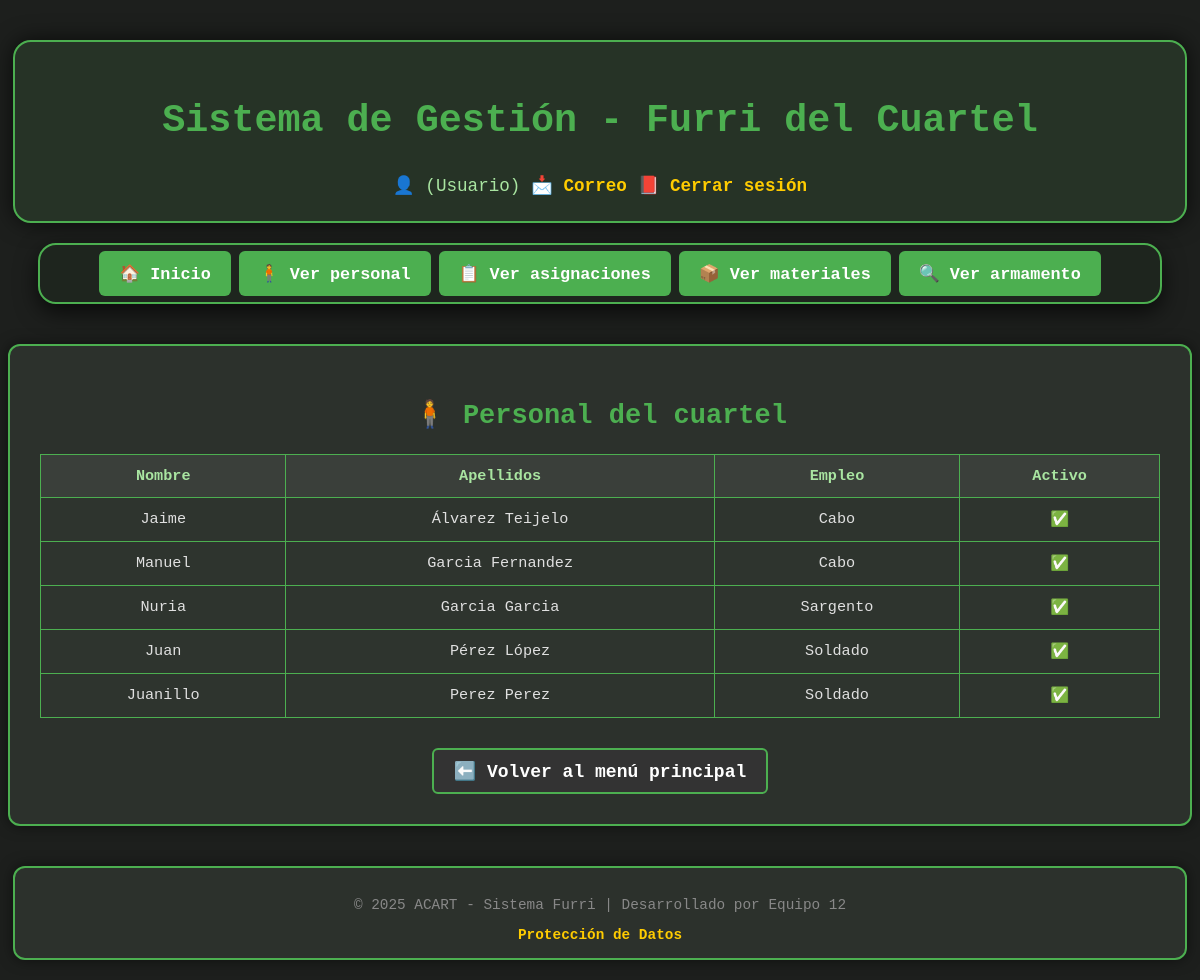
Screenshot of /ver_personal.php (signed in) with the database file from the repository.
### tables this page shows
CREATE TABLE `PERSONAS` (
  `id_personal` int(11) NOT NULL,
  `nombre` varchar(50) NOT NULL,
  `apellidos` varchar(150) NOT NULL,
  `dni` varchar(15) NOT NULL,
  `empleo_id` int(11) DEFAULT NULL,
  `activo` tinyint(1) DEFAULT 1
);

CREATE TABLE `EMPLEOS` (
  `id_empleo` int(11) NOT NULL,
  `nombre_empleo` varchar(50) NOT NULL
);

### Web/ver_personal.php (the view, shortened to what this page needs)
<?php
include 'header.php';
include 'conexion.php';
$puede_editar_personal = in_array($_SESSION['rol'], ['admin', 'oficina']);
$puede_ver_dni = in_array($_SESSION['rol'], ['admin', 'oficina']);
$pagina = isset($_GET['pagina']) ? max(1, intval($_GET['pagina'])) : 1;
$por_pagina = 10;
$offset = ($pagina - 1) * $por_pagina;
$personas = $conexion->query("SELECT p.*, e.nombre_empleo FROM PERSONAS p LEFT JOIN EMPLEOS e ON p.empleo_id = e.id_empleo ORDER BY apellidos, nombre LIMIT $por_pagina OFFSET $offset")->fetch_all(MYSQLI_ASSOC);
$empleos = $conexion->query("SELECT id_empleo, nombre_empleo FROM EMPLEOS")->fetch_all(MYSQLI_ASSOC);
?>
<!DOCTYPE html>
<html lang="es">
<head>
    <link rel="stylesheet" href="estilo.css">
</head>
<body>
<?php include 'nav.php'; ?>
<main class="contenedor">
    <h2>🧍 Personal del cuartel</h2>
    <table>
        <tr>
            <th>Nombre</th><th>Apellidos</th><?= $puede_ver_dni ? '<th>DNI</th>' : '' ?><th>Empleo</th><th>Activo</th><?= $puede_editar_personal ? '<th>Acción</th>' : '' ?>
        </tr>
        <?php foreach ($personas as $p): ?>
        <tr>
        <?php if ($puede_editar_personal): ?>
            <form method="POST">
                <input type="hidden" name="id_personal" value="<?= $p['id_personal'] ?>">
                <td><?= htmlspecialchars($p['nombre']) ?></td>
                <td><?= htmlspecialchars($p['apellidos']) ?></td>
                <?php if ($puede_ver_dni): ?><td><?= htmlspecialchars($p['dni']) ?></td><?php endif; ?>
                <td>
                    <select name="empleo_id">
                        <?php foreach ($empleos as $e): ?>
                            <option value="<?= $e['id_empleo'] ?>" <?= $e['id_empleo'] == $p['empleo_id'] ? 'selected' : '' ?>><?= $e['nombre_empleo'] ?></option>
                        <?php endforeach; ?>
                    </select>
                </td>
                <td>
                    <select name="activo">
                        <option value="1" <?= $p['activo'] ? 'selected' : '' ?>>✅</option>
                        <option value="0" <?= !$p['activo'] ? 'selected' : '' ?>>—</option>
                    </select>
                </td>
                <td>
                    <button type="submit" class="boton-accion">💾</button>
                    <button type="button" class="boton-accion boton-rojo" onclick="if(confirm('¿Seguro que deseas eliminar a este militar?')) window.location.href='?eliminar=<?= $p['id_personal'] ?>&pagina=<?= $pagina ?>';">🗑️</button>
                </td>
            </form>
        <?php else: ?>
            <td><?= htmlspecialchars($p['nombre']) ?></td>
            <td><?= htmlspecialchars($p['apellidos']) ?></td>
            <td><?= htmlspecialchars($p['nombre_empleo']) ?></td>
            <td><?= $p['activo'] ? '✅' : '—' ?></td>
        <?php endif; ?>
        </tr>
        <?php endforeach; ?>
    </table>
    <div style="text-align: center; margin-top: 30px;">
        <a href="index.php" class="boton-volver">⬅️ Volver al menú principal</a>
    </div>
</main>
<?php include 'footer.php'; ?>
</body>
</html>

### Web/estilo.css (style rules this page uses)
body { background-color: #1d1f1d; color: #e0e0e0; font-family: 'Courier New', monospace; margin: 0; padding: 0; }
h2, h3 { color: #4caf50; text-align: center; }
header, nav, .contenedor, .flex-wrapper, footer { max-width: 1100px; margin-left: auto; margin-right: auto; }
.contenedor { margin-top: 0; margin-bottom: 40px; padding: 30px; background-color: #2c312c; border: 2px solid #4caf50; border-radius: 12px; text-align: center; box-shadow: 0 0 14px #00000080; }
.boton-volver { display: inline-block; padding: 10px 20px; background-color: #333; color: #fff; border: 2px solid #4caf50; border-radius: 6px; text-decoration: none; font-weight: bold; transition: background-color 0.3s, border-color 0.3s; }
table { width: 100%; border-collapse: collapse; margin-top: 10px; background-color: #2e342e; }
th, td { padding: 10px; border: 1px solid #4caf50; text-align: center; }
th { background-color: #3a3f3a; color: #a9e5a1; }
a { color: #ffcc00; text-decoration: none; font-weight: bold; }
@media (min-width: 1200px) { body { font-size: 18px; } }
@media (min-width: 1200px) { header, nav, .contenedor, .flex-wrapper, footer { max-width: 1300px; width: calc(100% - 80px); } }
@media (min-width: 1200px) { table { font-size: 0.95rem; } }
@media (min-width: 1200px) { th, td { padding: 12px; } }

### rows the page displays
personas: nombre "Jaime", apellidos "Álvarez Teijelo", empleo.nombre_empleo "Cabo"
personas: nombre "Manuel", apellidos "Garcia Fernandez", empleo.nombre_empleo "Cabo"
personas: nombre "Nuria", apellidos "Garcia Garcia", empleo.nombre_empleo "Sargento"
personas: nombre "Juan", apellidos "Pérez López", empleo.nombre_empleo "Soldado"
personas: nombre "Juanillo", apellidos "Perez Perez", empleo.nombre_empleo "Soldado"

### other values shown
$rol "Usuario"
